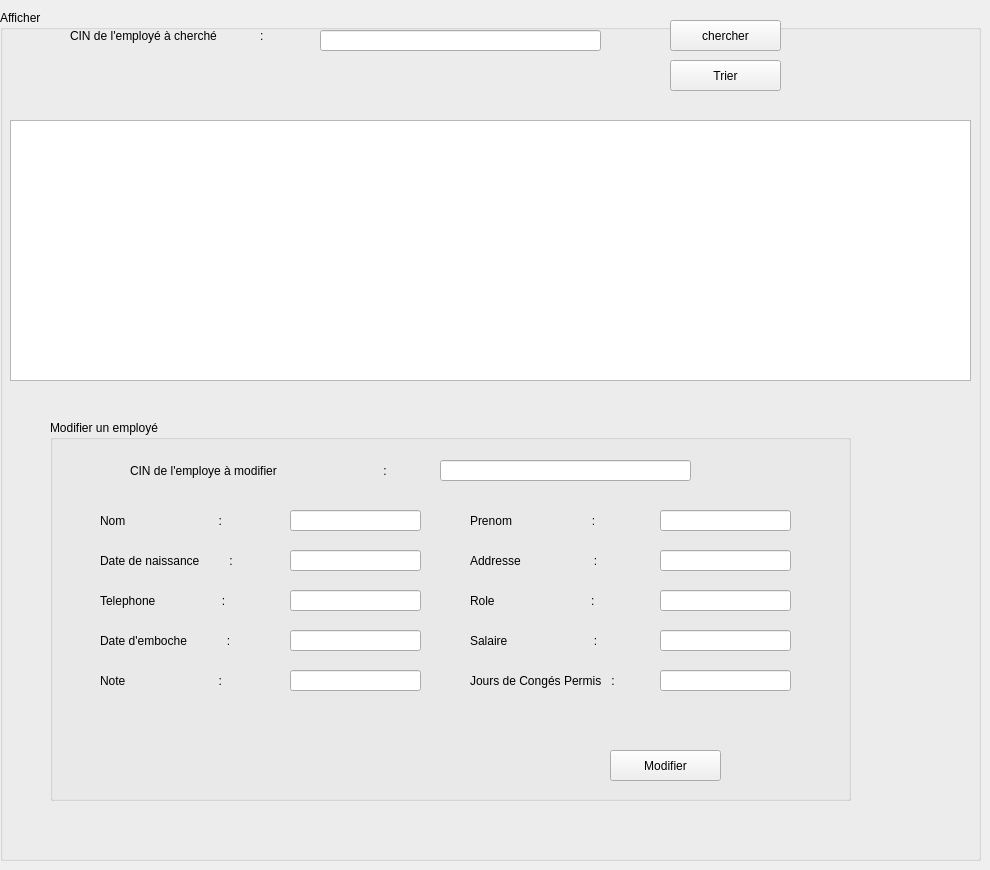
    <widget class="QWidget" name="Afficher">
     <attribute name="title">
      <string>Afficher</string>
     </attribute>
     <widget class="QGroupBox" name="groupBox_5">
      <property name="geometry">
       <rect>
        <x>0</x>
        <y>10</y>
        <width>981</width>
        <height>851</height>
       </rect>
      </property>
      <property name="title">
       <string>Afficher</string>
      </property>
      <widget class="QTableView" name="tab_employe">
       <property name="geometry">
        <rect>
         <x>10</x>
         <y>110</y>
         <width>961</width>
         <height>261</height>
        </rect>
       </property>
      </widget>
      <widget class="QLineEdit" name="lineEditCIN_8">
       <property name="geometry">
        <rect>
         <x>320</x>
         <y>20</y>
         <width>281</width>
         <height>21</height>
        </rect>
       </property>
      </widget>
      <widget class="QLabel" name="label_CIN_8">
       <property name="geometry">
        <rect>
         <x>70</x>
         <y>10</y>
         <width>241</width>
         <height>31</height>
        </rect>
       </property>
       <property name="text">
        <string>CIN de l'employé à cherché             :</string>
       </property>
      </widget>
      <widget class="QPushButton" name="pushButton_chercher_4">
       <property name="geometry">
        <rect>
         <x>670</x>
         <y>10</y>
         <width>111</width>
         <height>31</height>
        </rect>
       </property>
       <property name="text">
        <string>chercher</string>
       </property>
      </widget>
      <widget class="QPushButton" name="trier">
       <property name="geometry">
        <rect>
         <x>670</x>
         <y>50</y>
         <width>111</width>
         <height>31</height>
        </rect>
       </property>
       <property name="text">
        <string>Trier</string>
       </property>
      </widget>
      <widget class="QGroupBox" name="groupBox_modifier">
       <property name="geometry">
        <rect>
         <x>50</x>
         <y>410</y>
         <width>801</width>
         <height>381</height>
        </rect>
       </property>
       <property name="title">
        <string>Modifier un employé</string>
       </property>
       <widget class="QLabel" name="label_CIN_2">
        <property name="enabled">
         <bool>true</bool>
        </property>
        <property name="geometry">
         <rect>
          <x>80</x>
          <y>40</y>
          <width>301</width>
          <height>21</height>
         </rect>
        </property>
        <property name="text">
         <string>CIN de l'employe à modifier                                :</string>
        </property>
       </widget>
       <widget class="QLabel" name="label_nom_2">
        <property name="geometry">
         <rect>
          <x>50</x>
          <y>90</y>
          <width>171</width>
          <height>21</height>
         </rect>
        </property>
        <property name="text">
         <string>Nom                            :</string>
        </property>
       </widget>
       <widget class="QLabel" name="label_prenom_2">
        <property name="geometry">
         <rect>
          <x>420</x>
          <y>90</y>
          <width>171</width>
          <height>21</height>
         </rect>
        </property>
        <property name="text">
         <string>Prenom                        :</string>
        </property>
       </widget>
       <widget class="QLineEdit" name="CIN_2">
        <property name="geometry">
         <rect>
          <x>390</x>
          <y>40</y>
          <width>251</width>
          <height>21</height>
         </rect>
        </property>
       </widget>
       <widget class="QLineEdit" name="nom_2">
        <property name="geometry">
         <rect>
          <x>240</x>
          <y>90</y>
          <width>131</width>
          <height>21</height>
         </rect>
        </property>
       </widget>
       <widget class="QLineEdit" name="prenom_2">
        <property name="geometry">
         <rect>
          <x>610</x>
          <y>90</y>
          <width>131</width>
          <height>21</height>
         </rect>
        </property>
       </widget>
       <widget class="QLineEdit" name="addresse_2">
        <property name="geometry">
         <rect>
          <x>610</x>
          <y>130</y>
          <width>131</width>
          <height>21</height>
         </rect>
        </property>
       </widget>
       <widget class="QLineEdit" name="datedemboche_2">
        <property name="geometry">
         <rect>
          <x>240</x>
          <y>210</y>
          <width>131</width>
          <height>21</height>
         </rect>
        </property>
       </widget>
       <widget class="QLineEdit" name="datedenaissance_2">
        <property name="geometry">
         <rect>
          <x>240</x>
          <y>130</y>
          <width>131</width>
          <height>21</height>
         </rect>
        </property>
       </widget>
       <widget class="QLineEdit" name="note_2">
        <property name="geometry">
         <rect>
          <x>240</x>
          <y>250</y>
          <width>131</width>
          <height>21</height>
         </rect>
        </property>
       </widget>
       <widget class="QLineEdit" name="joursdeconges_2">
        <property name="geometry">
         <rect>
          <x>610</x>
          <y>250</y>
          <width>131</width>
          <height>21</height>
         </rect>
        </property>
       </widget>
       <widget class="QLineEdit" name="role_2">
        <property name="geometry">
         <rect>
          <x>240</x>
          <y>170</y>
          <width>131</width>
          <height>21</height>
         </rect>
        </property>
       </widget>
       <widget class="QLineEdit" name="telephone_2">
        <property name="geometry">
         <rect>
          <x>610</x>
          <y>170</y>
          <width>131</width>
          <height>21</height>
         </rect>
        </property>
       </widget>
       <widget class="QLabel" name="label_datedenaissance_2">
        <property name="geometry">
         <rect>
          <x>50</x>
          <y>130</y>
          <width>171</width>
          <height>21</height>
         </rect>
        </property>
        <property name="text">
         <string>Date de naissance         :</string>
        </property>
       </widget>
       <widget class="QLabel" name="label_addresse_2">
        <property name="geometry">
         <rect>
          <x>420</x>
          <y>130</y>
          <width>171</width>
          <height>21</height>
         </rect>
        </property>
        <property name="text">
         <string>Addresse                      :</string>
        </property>
       </widget>
       <widget class="QLabel" name="label_telephone_2">
        <property name="geometry">
         <rect>
          <x>50</x>
          <y>170</y>
          <width>171</width>
          <height>21</height>
         </rect>
        </property>
        <property name="text">
         <string>Telephone                    :</string>
        </property>
       </widget>
       <widget class="QLabel" name="label_note_2">
        <property name="geometry">
         <rect>
          <x>50</x>
          <y>250</y>
          <width>171</width>
          <height>21</height>
         </rect>
        </property>
        <property name="text">
         <string>Note                            :</string>
        </property>
       </widget>
       <widget class="QLabel" name="label_datedemboche_2">
        <property name="geometry">
         <rect>
          <x>50</x>
          <y>210</y>
          <width>171</width>
          <height>21</height>
         </rect>
        </property>
        <property name="text">
         <string>Date d'emboche            :</string>
        </property>
       </widget>
       <widget class="QLabel" name="label_joursdeconges_2">
        <property name="geometry">
         <rect>
          <x>420</x>
          <y>250</y>
          <width>171</width>
          <height>21</height>
         </rect>
        </property>
        <property name="text">
         <string>Jours de Congés Permis   :</string>
        </property>
       </widget>
       <widget class="QLabel" name="label_salaire_2">
        <property name="geometry">
         <rect>
          <x>420</x>
          <y>210</y>
          <width>171</width>
          <height>21</height>
         </rect>
        </property>
        <property name="text">
         <string>Salaire                          :</string>
        </property>
       </widget>
       <widget class="QLabel" name="label_role_2">
        <property name="geometry">
         <rect>
          <x>420</x>
          <y>170</y>
          <width>171</width>
          <height>21</height>
         </rect>
        </property>
        <property name="text">
         <string>Role                             :       </string>
        </property>
       </widget>
       <widget class="QPushButton" name="pushButton_modifier">
        <property name="geometry">
         <rect>
          <x>560</x>
          <y>330</y>
          <width>111</width>
          <height>31</height>
         </rect>
        </property>
        <property name="text">
         <string>Modifier</string>
        </property>
       </widget>
       <widget class="QLineEdit" name="salaire_2">
        <property name="geometry">
         <rect>
          <x>610</x>
          <y>210</y>
          <width>131</width>
          <height>21</height>
         </rect>
        </property>
       </widget>
      </widget>
     </widget>
    </widget>
